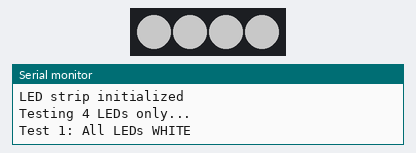
Simulated run of this sketch. Board: Arduino Uno, built with avr-gcc and run on an emulated ATmega328P. Shown: 4 RGB LEDs in strip order, left to right, the last lines printed to the serial monitor. Dim RGB values are drawn brighter than linear.

Above: at 2.0 s.
At 4.0 s:
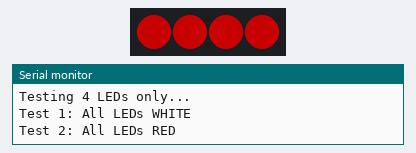
At 6.0 s:
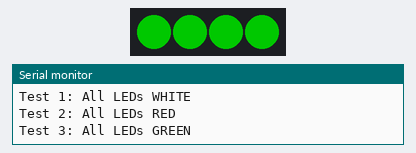
At 8.0 s:
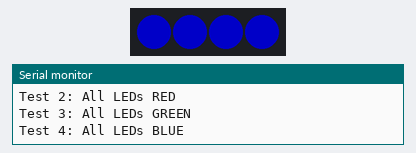
At 10.7 s:
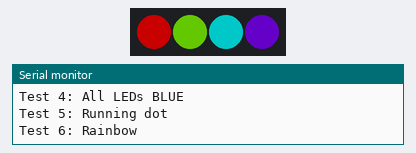
At 12.7 s:
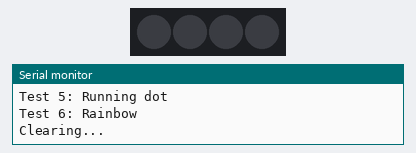
Timing chart, 0 to 16.9 s (numbered marks = the images above):
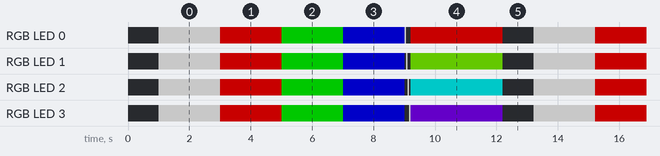

The sketch:

led_test.ino
```cpp
/*
 * Simple LED Strip Test - 4 LEDs ONLY
 * This will light up only 4 LEDs to test hardware
 */

#include <Adafruit_NeoPixel.h>

#define LED_PIN 18       // GPIO 18
#define NUM_LEDS 4       // Testing with ONLY 4 LEDs

Adafruit_NeoPixel strip(NUM_LEDS, LED_PIN, NEO_GRB + NEO_KHZ800);

void setup() {  Serial.begin(115200);
  Serial.println("\n=== LED Strip Hardware Test ===");
  Serial.println("LED Pin: GPIO 18");
  Serial.println("Total LEDs: 4 (testing)");

  strip.begin();
  strip.setBrightness(100);  // Full brightness for testing
  strip.show();              // Initialize all pixels to 'off'

  Serial.println("LED strip initialized");
  Serial.println("Testing 4 LEDs only...");
  delay(1000);
}

void loop() {
  // Test 1: All WHITE (tests power and data)
  Serial.println("\nTest 1: All LEDs WHITE");
  for(int i=0; i<NUM_LEDS; i++) {
    strip.setPixelColor(i, strip.Color(255, 255, 255));
  }
  strip.show();
  delay(2000);

  // Test 2: All RED
  Serial.println("Test 2: All LEDs RED");
  for(int i=0; i<NUM_LEDS; i++) {
    strip.setPixelColor(i, strip.Color(255, 0, 0));
  }
  strip.show();
  delay(2000);

  // Test 3: All GREEN
  Serial.println("Test 3: All LEDs GREEN");
  for(int i=0; i<NUM_LEDS; i++) {
    strip.setPixelColor(i, strip.Color(0, 255, 0));
  }
  strip.show();
  delay(2000);

  // Test 4: All BLUE
  Serial.println("Test 4: All LEDs BLUE");
  for(int i=0; i<NUM_LEDS; i++) {
    strip.setPixelColor(i, strip.Color(0, 0, 255));
  }
  strip.show();
  delay(2000);

  // Test 5: Running dot (tests data transmission)
  Serial.println("Test 5: Running dot");
  for(int i=0; i<NUM_LEDS; i++) {
    strip.clear();
    strip.setPixelColor(i, strip.Color(255, 255, 255));
    strip.show();
    delay(50);
  }

  // Test 6: Rainbow (tests all colors)
  Serial.println("Test 6: Rainbow");
  for(int i=0; i<NUM_LEDS; i++) {
    strip.setPixelColor(i, strip.ColorHSV(i * 65536L / NUM_LEDS));
  }
  strip.show();
  delay(3000);

  // Clear and repeat
  Serial.println("Clearing...");
  strip.clear();
  strip.show();
  delay(1000);
}
```

Measured:
- by itself, RGB LED 0: repeats every 12.2 s: RGB(100, 0, 0) 2.0 s, RGB(0, 100, 0) 2.0 s, RGB(0, 0, 100) 2.0 s, RGB(100, 100, 100) 0.05 s, off 0.15 s, RGB(100, 0, 0) 3.0 s, off 1.0 s, RGB(100, 100, 100) 2.0 s
- by itself, RGB LED 3: repeats every 12.2 s: RGB(100, 0, 0) 2.0 s, RGB(0, 100, 0) 2.0 s, RGB(0, 0, 100) 2.0 s, off 0.15 s, RGB(100, 100, 100) 0.05 s, RGB(50, 0, 100) 3.0 s, off 1.0 s, RGB(100, 100, 100) 2.0 s
- by itself, everything shown: repeats every 12.2 s, in 10 steps
